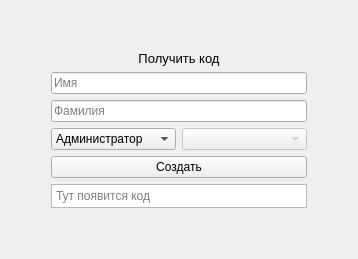
                  <widget class="QWidget" name="toolsGetCode">
                   <layout class="QHBoxLayout" name="horizontalLayout_14">
                    <item>
                     <spacer name="horizontalSpacer_16">
                      <property name="orientation">
                       <enum>Qt::Horizontal</enum>
                      </property>
                      <property name="sizeHint" stdset="0">
                       <size>
                        <width>40</width>
                        <height>20</height>
                       </size>
                      </property>
                     </spacer>
                    </item>
                    <item>
                     <layout class="QVBoxLayout" name="verticalLayout_29">
                      <item>
                       <spacer name="verticalSpacer_2">
                        <property name="orientation">
                         <enum>Qt::Vertical</enum>
                        </property>
                        <property name="sizeHint" stdset="0">
                         <size>
                          <width>20</width>
                          <height>40</height>
                         </size>
                        </property>
                       </spacer>
                      </item>
                      <item>
                       <widget class="QLabel" name="label_12">
                        <property name="font">
                         <font>
                          <pointsize>10</pointsize>
                         </font>
                        </property>
                        <property name="text">
                         <string>Получить код</string>
                        </property>
                        <property name="alignment">
                         <set>Qt::AlignCenter</set>
                        </property>
                       </widget>
                      </item>
                      <item>
                       <widget class="QLineEdit" name="getCodeName">
                        <property name="sizePolicy">
                         <sizepolicy hsizetype="Preferred" vsizetype="Fixed">
                          <horstretch>0</horstretch>
                          <verstretch>0</verstretch>
                         </sizepolicy>
                        </property>
                        <property name="text">
                         <string/>
                        </property>
                        <property name="placeholderText">
                         <string>Имя</string>
                        </property>
                       </widget>
                      </item>
                      <item>
                       <widget class="QLineEdit" name="getCodeSurname">
                        <property name="sizePolicy">
                         <sizepolicy hsizetype="Preferred" vsizetype="Fixed">
                          <horstretch>0</horstretch>
                          <verstretch>0</verstretch>
                         </sizepolicy>
                        </property>
                        <property name="placeholderText">
                         <string>Фамилия</string>
                        </property>
                       </widget>
                      </item>
                      <item>
                       <layout class="QHBoxLayout" name="horizontalLayout_18">
                        <property name="topMargin">
                         <number>0</number>
                        </property>
                        <item>
                         <widget class="QComboBox" name="getCodeRole">
                          <property name="sizePolicy">
                           <sizepolicy hsizetype="Preferred" vsizetype="Fixed">
                            <horstretch>0</horstretch>
                            <verstretch>0</verstretch>
                           </sizepolicy>
                          </property>
                          <property name="minimumSize">
                           <size>
                            <width>120</width>
                            <height>0</height>
                           </size>
                          </property>
                          <property name="cursor">
                           <cursorShape>PointingHandCursor</cursorShape>
                          </property>
                          <item>
                           <property name="text">
                            <string>Администратор</string>
                           </property>
                          </item>
                          <item>
                           <property name="text">
                            <string>Завуч</string>
                           </property>
                          </item>
                          <item>
                           <property name="text">
                            <string>Учитель</string>
                           </property>
                          </item>
                          <item>
                           <property name="text">
                            <string>Ученик</string>
                           </property>
                          </item>
                          <item>
                           <property name="text">
                            <string>Родитель</string>
                           </property>
                          </item>
                         </widget>
                        </item>
                        <item>
                         <widget class="QComboBox" name="getCodeSubdata">
                          <property name="enabled">
                           <bool>false</bool>
                          </property>
                          <property name="cursor">
                           <cursorShape>PointingHandCursor</cursorShape>
                          </property>
                         </widget>
                        </item>
                       </layout>
                      </item>
                      <item>
                       <widget class="QPushButton" name="getCodeButton">
                        <property name="sizePolicy">
                         <sizepolicy hsizetype="Preferred" vsizetype="Fixed">
                          <horstretch>0</horstretch>
                          <verstretch>0</verstretch>
                         </sizepolicy>
                        </property>
                        <property name="cursor">
                         <cursorShape>PointingHandCursor</cursorShape>
                        </property>
                        <property name="text">
                         <string>Создать</string>
                        </property>
                       </widget>
                      </item>
                      <item>
                       <widget class="QTextBrowser" name="getCodeResult">
                        <property name="maximumSize">
                         <size>
                          <width>16777215</width>
                          <height>24</height>
                         </size>
                        </property>
                        <property name="verticalScrollBarPolicy">
                         <enum>Qt::ScrollBarAlwaysOff</enum>
                        </property>
                        <property name="placeholderText">
                         <string>Тут появится код</string>
                        </property>
                       </widget>
                      </item>
                      <item>
                       <spacer name="verticalSpacer_3">
                        <property name="orientation">
                         <enum>Qt::Vertical</enum>
                        </property>
                        <property name="sizeHint" stdset="0">
                         <size>
                          <width>20</width>
                          <height>40</height>
                         </size>
                        </property>
                       </spacer>
                      </item>
                     </layout>
                    </item>
                    <item>
                     <spacer name="horizontalSpacer_17">
                      <property name="orientation">
                       <enum>Qt::Horizontal</enum>
                      </property>
                      <property name="sizeHint" stdset="0">
                       <size>
                        <width>40</width>
                        <height>20</height>
                       </size>
                      </property>
                     </spacer>
                    </item>
                   </layout>
                  </widget>
